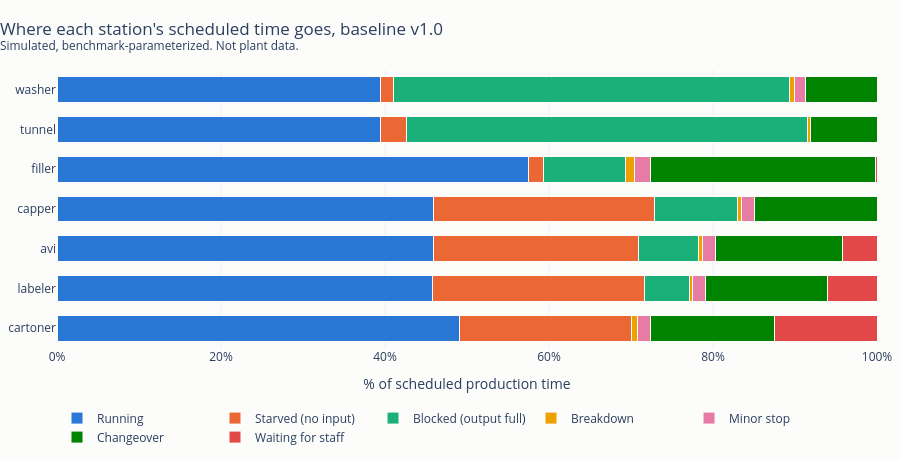

The cell this chart's notebook holds for it:
### Markdown cell above
## State time per station (share of scheduled production time)

### Code cell
sh = B.state_shares(t["stations"]).drop(index="manual_inspection")
display((100 * sh).round(1))
fig = go.Figure(
    [
        go.Bar(
            y=sh.index,
            x=100 * sh[s_],
            name=viz.STATE_LABELS[s_],
            orientation="h",
            marker=dict(color=viz.STATE_COLORS[s_], line=dict(color="#fcfcfb", width=1)),
            hovertemplate="%{y}: %{x:.1f}% " + viz.STATE_LABELS[s_] + "<extra></extra>",
        )
        for s_ in B.STATES
    ]
)
viz._layout(fig, "Where each station's scheduled time goes, baseline v1.0", 460)
fig.update_layout(
    barmode="stack",
    template="plotly_white",
    plot_bgcolor="#fcfcfb",
    paper_bgcolor="#fcfcfb",
    legend=dict(orientation="h", y=-0.2, x=0, traceorder="normal"),
)
fig.update_yaxes(autorange="reversed")
fig.update_xaxes(title="% of scheduled production time", ticksuffix="%", range=[0, 100])
fig.write_image(REP / "figures/05_station_states.png", scale=2, width=820)
fig

### Figure 1 — Plotly figure (JSON) as saved in the notebook; plotly's stock layout.template omitted (floating-point values rounded to 4 significant figures)
{"data": [{"hovertemplate": "%{y}: %{x:.1f}% Running<extra></extra>", "marker": {"color": "#2a78d6", "line": {"color": "#fcfcfb", "width": 1}}, "name": "Running", "orientation": "h", "type": "bar", "x": [39.4, 39.4, 57.46, 45.92, 45.92, 45.85, 49.12], "y": ["washer", "tunnel", "filler", "capper", "avi", "labeler", "cartoner"]}, {"hovertemplate": "%{y}: %{x:.1f}% Starved (no input)<extra></extra>", "marker": {"color": "#eb6834", "line": {"color": "#fcfcfb", "width": 1}}, "name": "Starved (no input)", "orientation": "h", "type": "bar", "x": [1.625, 3.27, 1.846, 26.93, 24.95, 25.8, 20.96], "y": ["washer", "tunnel", "filler", "capper", "avi", "labeler", "cartoner"]}, {"hovertemplate": "%{y}: %{x:.1f}% Blocked (output full)<extra></extra>", "marker": {"color": "#1baf7a", "line": {"color": "#fcfcfb", "width": 1}}, "name": "Blocked (output full)", "orientation": "h", "type": "bar", "x": [48.27, 48.81, 10.01, 10.15, 7.312, 5.508, 0.0], "y": ["washer", "tunnel", "filler", "capper", "avi", "labeler", "cartoner"]}, {"hovertemplate": "%{y}: %{x:.1f}% Breakdown<extra></extra>", "marker": {"color": "#eda100", "line": {"color": "#fcfcfb", "width": 1}}, "name": "Breakdown", "orientation": "h", "type": "bar", "x": [0.6985, 0.3854, 1.131, 0.5048, 0.5568, 0.3481, 0.7091], "y": ["washer", "tunnel", "filler", "capper", "avi", "labeler", "cartoner"]}, {"hovertemplate": "%{y}: %{x:.1f}% Minor stop<extra></extra>", "marker": {"color": "#e87ba4", "line": {"color": "#fcfcfb", "width": 1}}, "name": "Minor stop", "orientation": "h", "type": "bar", "x": [1.257, 0.0, 1.966, 1.564, 1.61, 1.579, 1.582], "y": ["washer", "tunnel", "filler", "capper", "avi", "labeler", "cartoner"]}, {"hovertemplate": "%{y}: %{x:.1f}% Changeover<extra></extra>", "marker": {"color": "#008300", "line": {"color": "#fcfcfb", "width": 1}}, "name": "Changeover", "orientation": "h", "type": "bar", "x": [8.748, 8.136, 27.37, 14.92, 15.46, 14.85, 15.08], "y": ["washer", "tunnel", "filler", "capper", "avi", "labeler", "cartoner"]}, {"hovertemplate": "%{y}: %{x:.1f}% Waiting for staff<extra></extra>", "marker": {"color": "#e34948", "line": {"color": "#fcfcfb", "width": 1}}, "name": "Waiting for staff", "orientation": "h", "type": "bar", "x": [0.0, 0.0, 0.2223, 0.0, 4.188, 6.075, 12.55], "y": ["washer", "tunnel", "filler", "capper", "avi", "labeler", "cartoner"]}], "layout": {"bargap": 0.35, "barmode": "stack", "height": 460, "hoverlabel": {"namelength": -1}, "legend": {"orientation": "h", "traceorder": "normal", "x": 0, "y": -0.2}, "margin": {"b": 40, "l": 8, "r": 16, "t": 70}, "paper_bgcolor": "#fcfcfb", "plot_bgcolor": "#fcfcfb", "title": {"text": "Where each station's scheduled time goes, baseline v1.0<br><sup>Simulated, benchmark-parameterized. Not plant data.</sup>", "x": 0, "xanchor": "left"}, "xaxis": {"gridwidth": 1, "range": [0, 100], "showgrid": true, "ticksuffix": "%", "title": {"text": "% of scheduled production time"}, "zeroline": false}, "yaxis": {"automargin": true, "autorange": "reversed", "showgrid": false}}}
